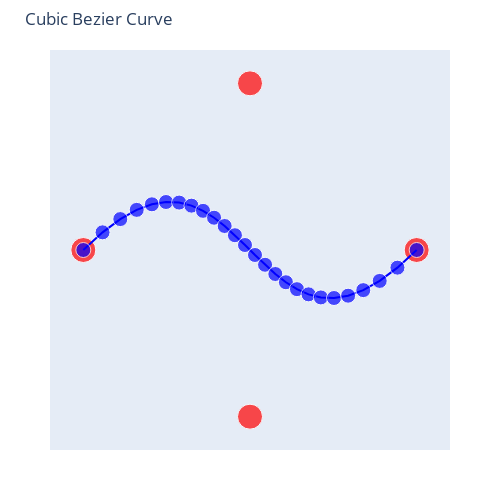

This figure's notebook cell:
### Code cell
fig.add_trace(go.Scatter(
    x=curve[:, 0], 
    y=curve[:, 1], 
    name="curve",
    mode="lines+markers", 
    marker=dict(size=[15] * (n_segments + 1),
                color="blue")
))

fig.update_layout(title="Cubic Bezier Curve")
fig.show()

### Figure 1 — Plotly figure (JSON) as saved in the notebook; plotly's stock layout.template omitted (floating-point values rounded to 4 significant figures)
{"data": [{"marker": {"color": "red", "size": [25, 25, 25, 25]}, "mode": "markers", "name": "control points", "type": "scatter", "x": [0, 0.5, 0.5, 1], "y": [0.5, 1, 0, 0.5]}, {"marker": {"color": "blue", "size": [15, 15, 15, 15, 15, 15, 15, 15, 15, 15, 15, 15, 15, 15, 15, 15, 15, 15, 15, 15, 15, 15, 15, 15, 15, 15]}, "mode": "lines+markers", "name": "curve", "type": "scatter", "x": [0, 0.05766, 0.1109, 0.1601, 0.2057, 0.248, 0.2874, 0.3244, 0.3592, 0.3923, 0.424, 0.4548, 0.485, 0.515, 0.5452, 0.576, 0.6077, 0.6408, 0.6756, 0.7126, 0.752, 0.7943, 0.8399, 0.8891, 0.9423, 1], "y": [0.5, 0.553, 0.5927, 0.6204, 0.6371, 0.644, 0.6423, 0.6331, 0.6175, 0.5968, 0.572, 0.5444, 0.515, 0.485, 0.4556, 0.428, 0.4032, 0.3825, 0.3669, 0.3577, 0.356, 0.3629, 0.3796, 0.4073, 0.447, 0.5]}], "layout": {"height": 500, "margin": {"b": 50, "l": 50, "r": 50, "t": 50}, "showlegend": false, "title": {"text": "Cubic Bezier Curve"}, "width": 500, "xaxis": {"constrain": "domain", "range": [-0.1, 1.1], "showgrid": false, "showticklabels": false, "zeroline": false}, "yaxis": {"constrain": "domain", "range": [-0.1, 1.1], "scaleanchor": "x", "scaleratio": 1, "showgrid": false, "showticklabels": false, "zeroline": false}}}
